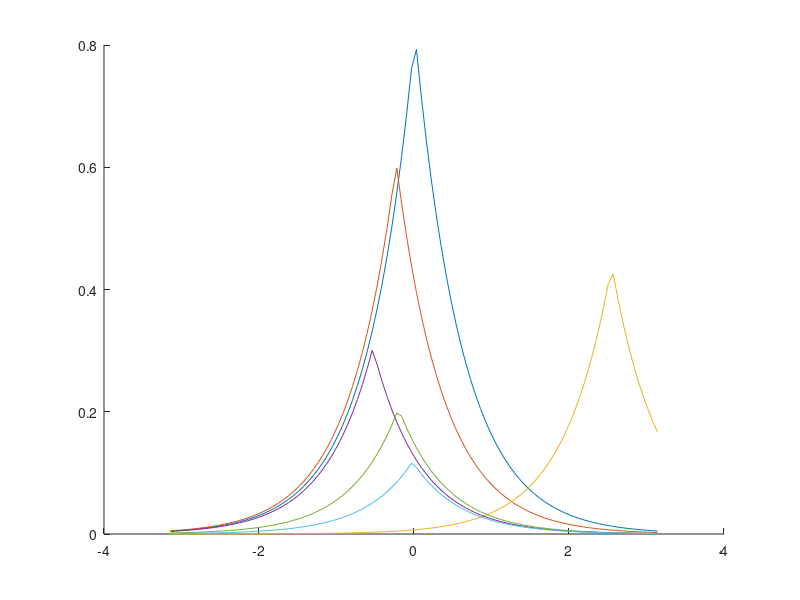
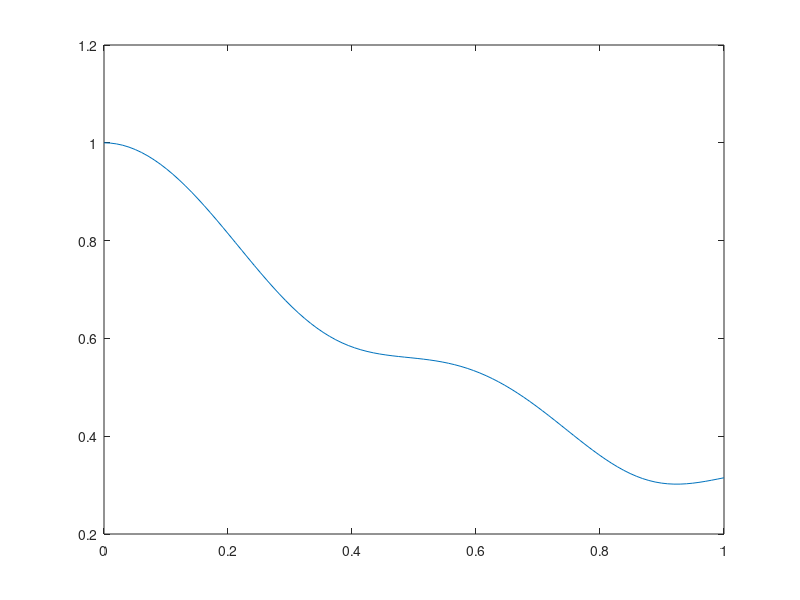
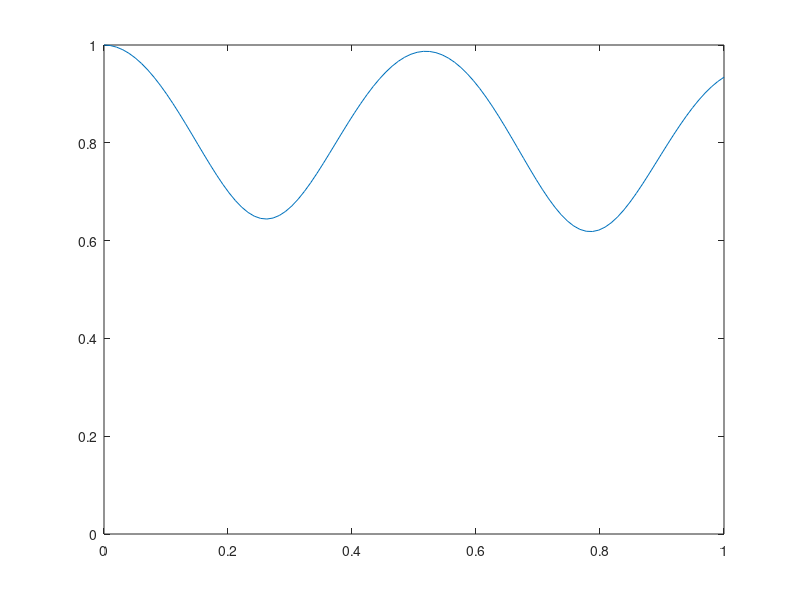

MATLAB code for these plots, in order:
%%
%generate Laplace distribution
x = linspace(-pi,pi,100);
miu = [0.7,-13.2,146.1,-30.5,-11.4,-1.1]*pi/180;b = 35*pi/180;
figure;hold on;
for i = 1:6
Lap(i,:) =(1/(2*b))*exp(-abs(x-miu(i))/b);
% integral(Lap,-pi,pi)
% plot(x,Lap(i,:));
end
pow = [-3,-4.3,-5.7,-7.3,-9,-11.4];
amp = 10.^(pow/10);
amp = amp./max(amp);
for i = 1:6
    LAP(i,:) = amp(i).*Lap(i,:);
    plot(x,LAP(i,:));
end
Lap_fin = sum(LAP); Lap_fin = Lap_fin/sum(Lap_fin);
%% 
fc = 2.535e8;
c = 3e8;
lambda = c/fc;
d = linspace(0,lambda,100);

phi_a = 0*pi/180;
scenario = 'macro';

if isequal(scenario,'test')
    AOA = -22.5*pi/180;AS = 35*pi/180;
    PAS =@(x) (1/(2*AS))*(exp(-abs(x-AOA)/AS));
end
if isequal(scenario,'micro')
    % % SCME urban micro-cell
    AOA = [0.7,-13.2,146.1,-30.5,-11.4,-1.1]*pi/180;AS = 35*pi/180;phi_a = 0*pi/180;
    pow = [-3,-4.3,-5.7,-7.3,-9,-11.4];
    amp = 10.^(pow/10);
    A = amp./max(amp);
    PAS =@(x) (1/(2*AS))*(A(1)*exp(-abs(x-AOA(1))/AS)+A(2)*exp(-abs(x-AOA(2))/AS)+A(3)*exp(-abs(x-AOA(3))/AS)+...
        A(4)*exp(-abs(x-AOA(4))/AS)+A(5)*exp(-abs(x-AOA(5))/AS)+A(6)*exp(-abs(x-AOA(6))/AS));
elseif isequal(scenario,'macro')
    % %SCME urban macro-cell
    AOA = [65.7,45.6,143.2,32.5,-91.1,-19.2]*pi/180;AS = 35*pi/180;phi_a = 0*pi/180;
    pow = [-3,-5.2,-4.7,-8.2,-12.1,-15.5];
    amp = 10.^(pow/10);
    A = amp./max(amp);
    PAS =@(x) (1/(2*AS))*(A(1)*exp(-abs(x-AOA(1))/AS)+A(2)*exp(-abs(x-AOA(2))/AS)+A(3)*exp(-abs(x-AOA(3))/AS)+...
        A(4)*exp(-abs(x-AOA(4))/AS)+A(5)*exp(-abs(x-AOA(5))/AS)+A(6)*exp(-abs(x-AOA(6))/AS));
end

spatial = zeros(1,length(d));
sum_PAS = integral(PAS,-pi,pi);
for i = 1:100
fun_int = @(phi_p) exp(-1i*2*pi*(d(i)/lambda)*sin(phi_p - phi_a)).*PAS(phi_p)/sum_PAS;
spatial(i) = integral(fun_int,-pi,pi);
end

figure;plot(d/lambda,abs(spatial));
% grid on;

%%
%PAS continous->distrete    laplace->impulse
AOA = round([0.7,-13.2,146.1,-30.5,-11.4,-1.1]);
phi_a = 60*pi/180;
pow = [-3,-4.3,-5.7,-7.3,-9,-11.4];
amp = 10.^(pow/10);
A = amp./max(amp);
spatial = zeros(1,length(d));
PAS = zeros(1,360);
for i = 1:6
    PAS(AOA(i)+180) = A(i);
end
% PAS = PAS*pi/180;
sum_PAS = sum(PAS);
phi_p = linspace(-pi,pi,360);

for i = 1:100
    temp = 0;
    for j = 1:length(phi_p)
        temp = temp + exp(-1i*2*pi*(d(i)/lambda)*sin(phi_p(j) - phi_a)).*PAS(j)/sum_PAS;
    end
    spatial(i) = temp;
end

figure;plot(d/lambda,abs(spatial));
axis([0,1,0,1]);
